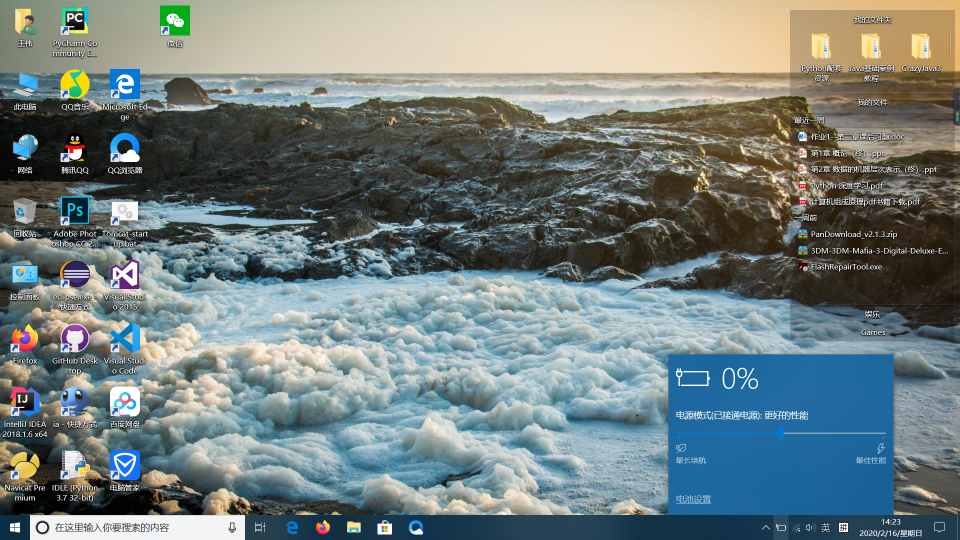
#> input picture python/test.png, 1920 x 1080 px (shown at 1/2 size)
$ python test.py
#> lines starting #> are read from the running program, lines starting #| are printed output that depends on the picture
from PIL import Image
im =Image.open('test.png')
#> im is the input picture: PIL image 1920x1080 RGBA; mean R, G, B, A 115.5, 127.8, 127, 255
print(im.format,im.size,im.mode)
#| PNG (1920, 1080) RGBA
im.thumbnail((200,100))
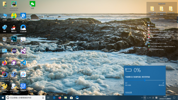
#> im: PIL image 178x100 RGBA; mean R, G, B, A 115.5, 127.8, 127, 255
im.save('thumb.jpg','JPEG')
